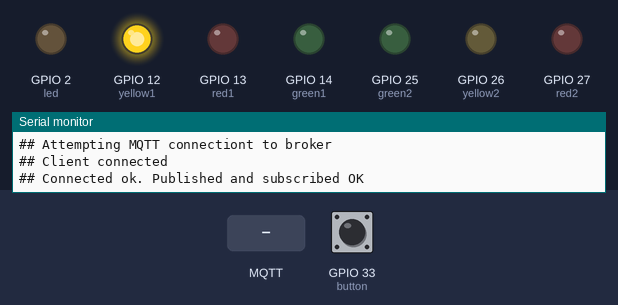
Simulated run of this sketch. Board: ESP32. On the bench: output pins drawn as LEDs (lit = HIGH), the last lines printed to the serial monitor. The inputs (shaded band) are chosen by the test bench; at power-on: GPIO 33 (button) HIGH. WiFi joins after 1.5 s; servers stay silent unless stated; random numbers use the default seed unless the sketch sets one; no MQTT or app messages arrive unless stated.

Above: at 2.7 s.
2.8 s: MQTT message "1" arrives on the first subscribed topic
At 3.7 s:
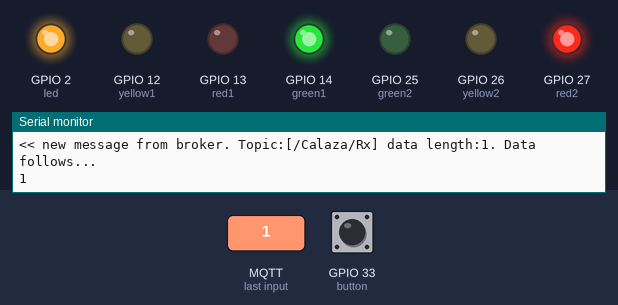
4.3 s: GPIO 33 (button) pulled LOW for 0.15 s
At 5.4 s:
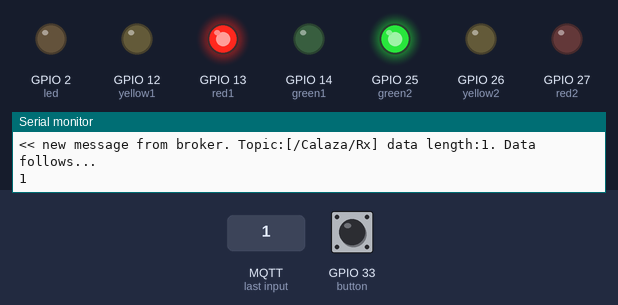
7.4 s: MQTT message "2" arrives on the first subscribed topic
At 8.5 s:
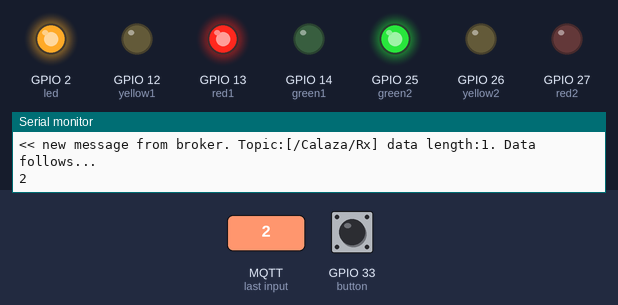
8.9 s: MQTT message "on" arrives on the first subscribed topic
At 10.4 s:
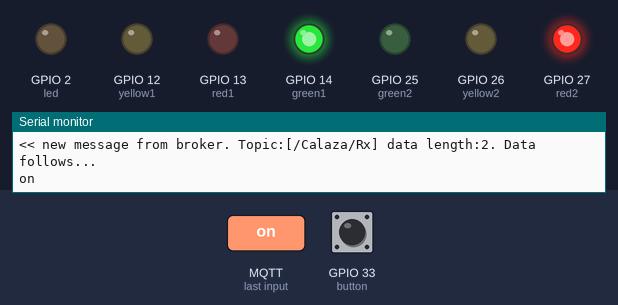
Timing chart, 0 to 13.5 s (numbered marks = the images above; inputs shaded):
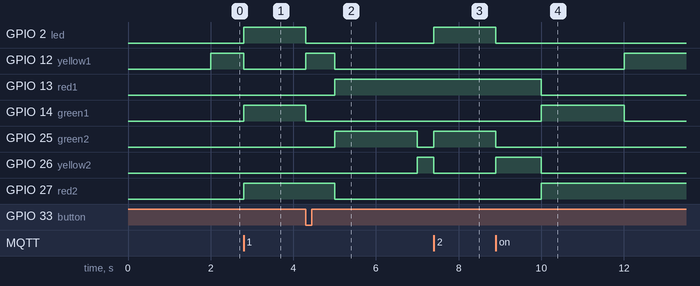

Measured:
- after the input at 2.8 s, GPIO 2 (led), GPIO 14 (green1), GPIO 27 (red2): LOW → HIGH at once; GPIO 12 (yellow1): HIGH → LOW at once
- after the input at 4.3 s, GPIO 2 (led), GPIO 14 (green1): HIGH → LOW at once; GPIO 12 (yellow1): LOW → HIGH at once, → LOW 0.70 s later; GPIO 13 (red1): LOW → HIGH after 0.70 s; GPIO 25 (green2): LOW → HIGH after 0.70 s, → LOW 2.0 s later; GPIO 26 (yellow2): LOW → HIGH after 2.7 s
- after the input at 7.4 s, GPIO 2 (led), GPIO 25 (green2): LOW → HIGH at once; GPIO 26 (yellow2): HIGH → LOW at once
- after the input at 8.9 s, GPIO 2 (led), GPIO 25 (green2): HIGH → LOW at once; GPIO 12 (yellow1): LOW → HIGH after 3.1 s; GPIO 13 (red1): HIGH → LOW after 1.1 s; GPIO 14 (green1): LOW → HIGH after 1.1 s, → LOW 2.0 s later; GPIO 26 (yellow2): LOW → HIGH at once, → LOW 1.1 s later

The sketch:

Mqtt.ino
```cpp
#include <WiFi.h>
#include <PubSubClient.h>

const char* ssid = "NomeDaRede";
const char* password = "SenhaDaRede";
const char* mqtt_server = "broker.mqttdashboard.com";
#define mqtt_port         1883
#define MQTT_USER         ""
#define MQTT_PASSWORD     ""
#define MQTT_SERIAL_PUBLISH_CH  "/Calaza/Tx"
#define MQTT_SERIAL_RECEIVER_CH  "/Calaza/Rx"
//-------------------------------------------------------------------------------------------------------------------------
int estado = LOW;
int semaforo = 0;
unsigned long previousMillis = 0;
const long interval = 5000; //1 hora = 3600000
const long interval2 = 2000; //5 minutos = 300000
bool c = false; // c stands for "eh plausivel passar ambulancia agora?"
int g, y, r;
int led = 2, button = 33,
    green1 = 14, yellow1 = 12, red1 = 13,
    green2 = 25, yellow2 = 26, red2 = 27;
//-------------------------------------------------------------------------------------------------------------------------
WiFiClient wifiClient;
PubSubClient client(wifiClient);

void setup_wifi() {
    delay(10);
    Serial.println();
    Serial.println("## ExemploMQTT started");
    //Serial.println("## Build: " _DATE_ "-" _TIME_ );
    //Serial.println("## File:  [" _FILE_ "]");
    Serial.print("## Connecting to ");
    Serial.print(ssid);
    Serial.print("-");
    Serial.print(password);
    Serial.print(" ");
    WiFi.begin(ssid, password);
    while (WiFi.status() != WL_CONNECTED) {
        delay(500);
        Serial.print(".");
    }
    randomSeed(micros());
    Serial.println("");
    Serial.println("## WiFi connected");
    Serial.print("## My IP address at local network: ");
    Serial.println(WiFi.localIP());
}

void reconnect() {
    //Fica em loop enquanto nao se conecta
    while (!client.connected()) {
        //Cria um identificador para o cliente MQTT. Deve ser unico!
        String clientId = "ESP32Client-";
        clientId += String(random(0xffff), HEX);
        Serial.print("## Client Id = [");
        Serial.print(clientId.c_str()); Serial.println("]");

        //Tenta conectar ao broker
        Serial.println("## Attempting MQTT connectiont to broker");
        if (client.connect(clientId.c_str(), MQTT_USER, MQTT_PASSWORD)) {
            Serial.println("## Client connected");

            //Se conectou faz uma publicacao de algo no topico desejado
            client.publish(MQTT_SERIAL_PUBLISH_CH, "Conectado com Sucesso\n");

            //e subscreve ao topico desejado
            client.subscribe(MQTT_SERIAL_RECEIVER_CH);

            Serial.println("## Connected ok. Published and subscribed OK");
        } else {
            Serial.print("failed, rc=");
            Serial.print(client.state());
            Serial.println("## Trying again in 5 seconds");
            //Aguarda algum tempo antes de tentar novamente
            delay(5000);
        }
    }
}

//rotina que eh chamada a cada publicacao num topico subscrito
void callback(char* topic, byte *payload, unsigned int length) {
    Serial.print("<< new message from broker. Topic:[");
    Serial.print(topic);
    Serial.print("] data length:");
    Serial.print(length);
    Serial.println(". Data follows...");
    Serial.write(payload, length);
    Serial.println(" ");
    //data received -------------------------------------------------------------------------------------------------
    char* str = reinterpret_cast<char *>(payload);
    char* str2 = "1";
    char* str3 = "2";
        if (str[0] != str2[0])
            if (str[0] == str3[0])
                semaforo = 2;
            else
                semaforo = 0;
        else
            semaforo = 1;
}

//setup do kit ESP32
void setup() {
  pinMode(green1, OUTPUT);
  pinMode(yellow1, OUTPUT);
  pinMode(red1, OUTPUT);
  pinMode(green2, OUTPUT);
  pinMode(yellow2, OUTPUT);
  pinMode(red2, OUTPUT);
  pinMode(button, INPUT_PULLUP);
  pinMode(led, OUTPUT);

  Serial.begin(115200); //velocidade da serial
  Serial.setTimeout(500); //timeout da porta para informacoes recebidas
  setup_wifi();
  Serial.print("## MQTT Broker at [");
  Serial.print(mqtt_server);
  Serial.print(":");
  Serial.print(mqtt_port);
  Serial.println("]");
  client.setServer(mqtt_server, mqtt_port);
  client.setCallback(callback);
  reconnect();
}

//rotina principal
int len = 0; //tamanho de uma mensagem recebida
long eventcnt = 0;
void loop() {
   client.loop(); //aqui ocorre uma varredura das comunicacoes, checando se o broker enviou alguma informacao nova
   //-----------------------------------------------------------------------------------------------------------------
   if (!digitalRead(button) and c) {
       client.publish(MQTT_SERIAL_PUBLISH_CH, "Ambulancia ja passou\n");
       semaforo = 0;
       c = false;
   }
   //-----------------------------------------------------------------------------------------------------------------
  switch (semaforo) {
  case 1:
      c = true;
      digitalWrite(led, HIGH);
      trajeto (true);
      funciona ();
      break;
  case 2:
      c = true;
      digitalWrite(led, HIGH);
      trajeto(false);
      funciona ();
      break;
  case 0:
      digitalWrite(led, LOW);
      unsigned long currentMillis = millis();

      if (previousMillis > currentMillis)
          previousMillis = 0;

      if (currentMillis - previousMillis >= interval) {
          previousMillis = currentMillis;
          troca();
          funciona();
      }
      if (semaforo == 0 && currentMillis - previousMillis >= interval2){
          digitalWrite(yellow1, HIGH);
          digitalWrite(green1, LOW);
      }
      break;
  }
  //-----------------------------------------------------------------------------------------------------------------
  //checa se ha dados na serial. Se houver pega ate 500 bytes digitados pelo usuario
  //e publica no topico para quem quiser escutar e estiver assinando
  if (Serial.available() > 0) {
     char bfr[501];
     memset(bfr,0, 501);
     len = Serial.readBytesUntil( '\n',bfr,500);
     if (!client.connected()) {
          Serial.println("## Broker not connected. Reconnecting");
          reconnect();
     }
     client.publish(MQTT_SERIAL_PUBLISH_CH, bfr);

     bfr[len]=0;
     Serial.print(">> Published to topic: [");
     Serial.print(MQTT_SERIAL_PUBLISH_CH);
     Serial.print("] Data: [");
     Serial.print(bfr);
     Serial.println("]");
   }
    if (!client.connected()) {
      Serial.println("## Broker not connected. Reconnecting");
      reconnect();
   }
 }

 void troca (){
  g = green1;
  y = yellow1;
  r = red1;
  green1 = green2;
  yellow1 = yellow2;
  red1 = red2;
  green2 = g;
  yellow2 = y;
  red2 = r;
}

void funciona (){
  digitalWrite(red1, LOW);
  digitalWrite(yellow1, LOW);
  digitalWrite(green1, HIGH);
  digitalWrite(red2, HIGH);
  digitalWrite(yellow2, LOW);
  digitalWrite(green2, LOW);
}

void trajeto (bool j){
  if (j) {
    green1 = 14,
    yellow1 = 12,
    red1 = 13,
    green2 = 25,
    yellow2 = 26,
    red2 = 27;
  } else {
    green2 = 14;
    yellow2 = 12;
    red2 = 13;
    green1 = 25;
    yellow1 = 26;
    red1 = 27;
  }
}
```
